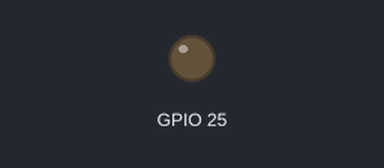
Recording of a sketch running on a simulated ESP32. Parts: output pins drawn as LEDs (lit = HIGH).

Above: at 0.0 s.
At 39.75 s:
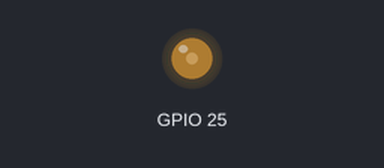
Timing chart, 0 to 40.0 s (numbered marks = the images above):
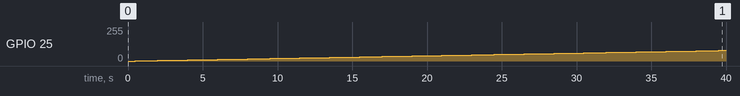

The sketch:

20201113_practice_lightADchange.ino
```cpp
#include <driver/dac.h>
void setup()
{
  dac_output_enable(DAC_CHANNEL_1);
}
int i;
void loop()
{
  for(i = 0 ; i <=255;i+=1)
  {
    dac_output_voltage(DAC_CHANNEL_1, i);
    delay(500);
  }
//  delay(500);
}
```

Measured:
- by itself, GPIO 25: moves from 0/255 to 79/255 over 39.0 s
